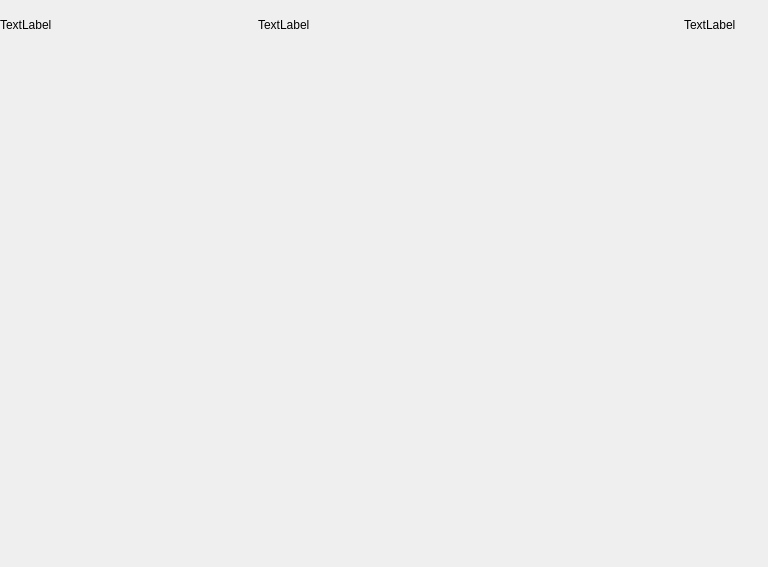
<?xml version="1.0" encoding="UTF-8"?>
<ui version="4.0">
 <class>MainWindowClass</class>
 <widget class="QWidget" name="MainWindowClass">
  <property name="geometry">
   <rect>
    <x>0</x>
    <y>0</y>
    <width>768</width>
    <height>567</height>
   </rect>
  </property>
  <property name="windowTitle">
   <string>MainWindow</string>
  </property>
  <layout class="QVBoxLayout" name="verticalLayout_2">
   <property name="leftMargin">
    <number>0</number>
   </property>
   <property name="topMargin">
    <number>0</number>
   </property>
   <property name="rightMargin">
    <number>0</number>
   </property>
   <property name="bottomMargin">
    <number>0</number>
   </property>
   <item>
    <layout class="QHBoxLayout" name="layoutTop" stretch="3,5,1">
     <item>
      <widget class="QLabel" name="labelStatus">
       <property name="minimumSize">
        <size>
         <width>0</width>
         <height>50</height>
        </size>
       </property>
       <property name="text">
        <string>TextLabel</string>
       </property>
      </widget>
     </item>
     <item>
      <widget class="QLabel" name="labelAlarm">
       <property name="minimumSize">
        <size>
         <width>0</width>
         <height>50</height>
        </size>
       </property>
       <property name="text">
        <string>TextLabel</string>
       </property>
      </widget>
     </item>
     <item>
      <widget class="QLabel" name="labelTime">
       <property name="minimumSize">
        <size>
         <width>0</width>
         <height>50</height>
        </size>
       </property>
       <property name="text">
        <string>TextLabel</string>
       </property>
      </widget>
     </item>
    </layout>
   </item>
   <item>
    <layout class="QVBoxLayout" name="verticalLayout" stretch="0,0">
     <item>
      <widget class="QFrame" name="frame">
       <property name="frameShape">
        <enum>QFrame::StyledPanel</enum>
       </property>
       <property name="frameShadow">
        <enum>QFrame::Raised</enum>
       </property>
      </widget>
     </item>
     <item>
      <widget class="QStackedWidget" name="stackedWidget">
       <property name="minimumSize">
        <size>
         <width>0</width>
         <height>60</height>
        </size>
       </property>
       <widget class="QWidget" name="page1"/>
       <widget class="QWidget" name="page2"/>
      </widget>
     </item>
    </layout>
   </item>
  </layout>
 </widget>
 <layoutdefault spacing="6" margin="11"/>
 <resources/>
 <connections/>
</ui>
